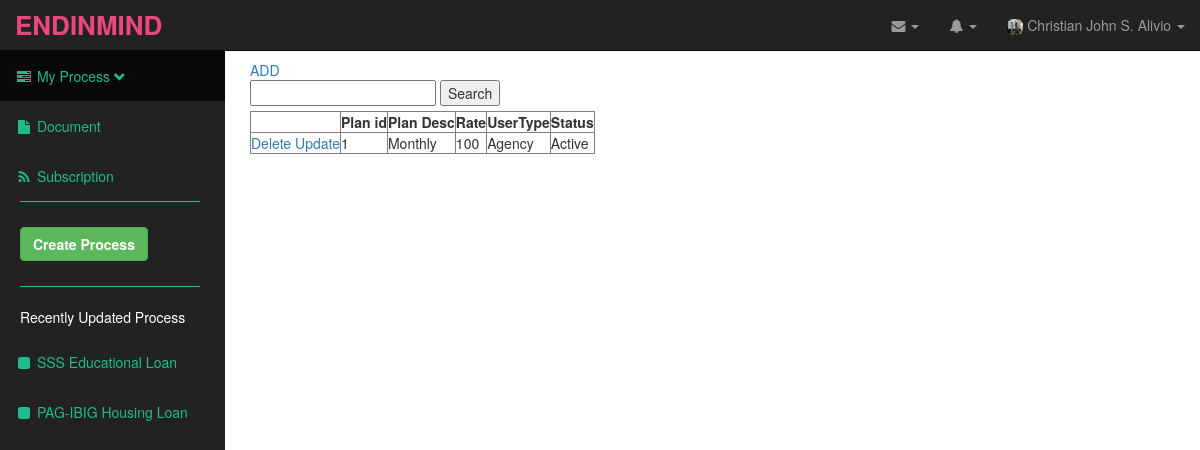
Page /admin/listplan.php (signed in) on the committed database.
### tables this page shows
CREATE TABLE IF NOT EXISTS `plan` (
  `planid` int(5) NOT NULL AUTO_INCREMENT,
  `plandesc` varchar(50) NOT NULL,
  `rate` int(10) NOT NULL,
  `usertype` varchar(20) NOT NULL,
  `status` varchar(20) NOT NULL,
  PRIMARY KEY (`planid`)
);

### admin/function.php (called while the page is built, shortened)
<?php
function database()
{
	$dbinfo = 'mysql://host=localhost;dbname=endinmind';
	$dbuser = 'root';
	$dbpass = '';
	return new PDO($dbinfo,$dbuser,$dbpass);
}
function admin($info)
{
	$db=database();
	$sql="SELECT * FROM admin WHERE id = ?";
	$st= $db->prepare($sql);
	$st->execute(array($info));
	$v = $st->fetch();
	return $v;
}
function listplan()
{
	$db = database();
	$sql = "SELECT * FROM plan";
	$st = $db->prepare($sql);
	$st->execute();
	$plan= $st->fetchAll();
	return $plan;
}
?>

### admin/listplan.php (the view, shortened to what this page needs)
<?php
require 'function.php';
$login=$_SESSION['islogin'];
if($login)
{
	$id=$_SESSION['id'];
	$info=admin($id);
	$plan=listplan();
}
else
{
	header('location:../intro.php');
	exit;
}
?>
<!DOCTYPE html>
<html lang="en">
<head>
    <link href="../css/bootstrap.min.css" rel="stylesheet">
    <link href="../css/sb-admin.css" rel="stylesheet">
    <link href="../css/plugins/morris.css" rel="stylesheet">
     <link href="../font-awesome/css/font-awesome.min.css" rel="stylesheet" type="text/css">
	<link rel="stylesheet" href="http://cdn.datatables.net/1.10.2/css/jquery.dataTables.min.css">
</head>
<body>
    <div id="wrapper">
        <nav class="navbar navbar-inverse navbar-fixed-top" role="navigation">
            <div class="navbar-header">
                <b style = "color:#eb477d;font-size:26px" class="navbar-brand" href="index.html">ENDINMIND</b>
            </div>
            <ul class="nav navbar-right top-nav">
                <li class="dropdown">
                    <a href="#" class="dropdown-toggle" data-toggle="dropdown"><i class="fa fa-envelope"></i> <b class="caret"></b></a>
                </li>
                <li class="dropdown">
                    <a href="#" class="dropdown-toggle" data-toggle="dropdown"><i class="fa fa-bell"></i> <b class="caret"></b></a>
                </li>
                <li class="dropdown">
                    <a href="#" class="dropdown-toggle" data-toggle="dropdown"> <img class="img-rounded" width="16" height="16" src="files/<?php echo $info['image'];?>" />
					<?php echo $info['name']; ?> <b class="caret"></b></a>
                </li>
            </ul>
            <div class="collapse navbar-collapse navbar-ex1-collapse">
                <ul class="nav navbar-nav side-nav">
                    <li class = "active">
                        <a style = "color:#1ebb90" href="javascript:;" data-toggle="collapse" data-target="#demo"><i class = "fa fa-fw fa-tasks"></i> My Process <i style = "font-size:12px" class="glyphicon glyphicon-chevron-down"></i></a>
                    </li>
					<li>
                        <a style = "color:#1ebb90" href="javascript:;" data-toggle="collapse" data-target="#demo1"><i class="fa fa-fw fa-file"></i> Document</a>
                    </li>
                    <li>
                        <a title = "Subscription" style = "color:#1ebb90" href="#"><i class="fa fa-fw fa-rss"></i> Subscription</a>
                    </li>
					<li>
                       <div style = "margin-left:20px;height:1px;width:180px;background:#1ebb90"></div>
                    </li>
                    <li>
                       <button class = "btn btn-success" style = "margin-left:20px; margin-top:25px"><b>Create Process</b> </button>
                    </li>
					<li>
                       <div style = "margin-left:20px;margin-top:25px;height:1px;width:180px;background:#1ebb90"></div>
                    </li>
                    <li>
						 <p style = "color:#fff;margin-left:20px;margin-top:20px" href="#">Recently Updated Process</p>
					</li>
					<li>
						 <a style = "color:#1ebb90;word-break:break-all;" href="#" ><i class="fa fa-fw fa-square"></i> SSS Educational Loan</a>
					 </li>
					 <li>
						 <a title = "Subscription" style = "color:#1ebb90;word-break:break-all" href="#"><i class="fa fa-fw fa-square"></i> PAG-IBIG Housing Loan</a>
					 </li>
			    </ul>
			</div>
        </nav>
        <div id="page-wrapper">
            <div class="container-fluid">
<a href="addplan.php">ADD</a>
<form method="POST">
<label><input type="text" name="value" /></label>
<input type="submit" name="search" value="Search">
</form>
<?php if($plan){?>
<table border="solid" cellspacing="5" cellpadding="5">
<tr>
<th>&nbsp;</th>
<th>Plan id</th>
<th>Plan Desc</th>
<th>Rate</th>
<th>UserType</th>
<th>Status</th>
</tr>
<?php foreach($plan as $p){?>
<tr>
<td>
<a onclick="return confirm('Sure ka?');" href="deleteplan.php?id=<?php echo $p['planid'];?>">Delete</a>
<a href="updateplan.php?id=<?php echo $p['planid'];?>">Update</a>
</td>
<td><?php echo $p['planid'];?></td>
<td><?php echo $p['plandesc'];?></td>
<td><?php echo $p['rate'];?></td>
<td><?php echo $p['usertype'];?></td>
<td><?php echo $p['status'];?></td>
</tr>
<?php }?>
</table>
<?php }
else
{?>
<div><?php echo "No Plans or Not in the database";?></div>
<?php }?>
</div>
        </div>
    </div>
</body>
</html>

### css/sb-admin.css (style rules this page uses)
body { margin-top: 100px; background-color: #fff; }
@media (min-width:768px) { body { margin-top: 50px; } }
#wrapper { padding-left: 0; }
#page-wrapper { width: 100%; padding: 0; background-color: #fff; }
@media (min-width:768px) { #wrapper { padding-left: 225px; } }
@media (min-width:768px) { #page-wrapper { padding: 10px; } }
.top-nav { padding: 0 15px; }
.top-nav>li { display: inline-block; float: left; }
.top-nav>li>a { padding-top: 15px; padding-bottom: 15px; line-height: 20px; color: #999; }
@media (min-width:768px) { .side-nav { position: fixed; top: 51px; left: 225px; width: 225px; margin-left: -225px; border: none; border-radius: 0; overflow-y: auto; background-color: #222; bottom: 0; overflow-x: hidden; padding-bottom: 40px; } }
@media (min-width:768px) { .side-nav>li>a { width: 225px; } }

### rows in the picture
plan: planid "1", plandesc "Monthly", rate "100", usertype "Agency", status "Active"

### other values in the picture
$info['name'] "Christian John S. Alivio"
